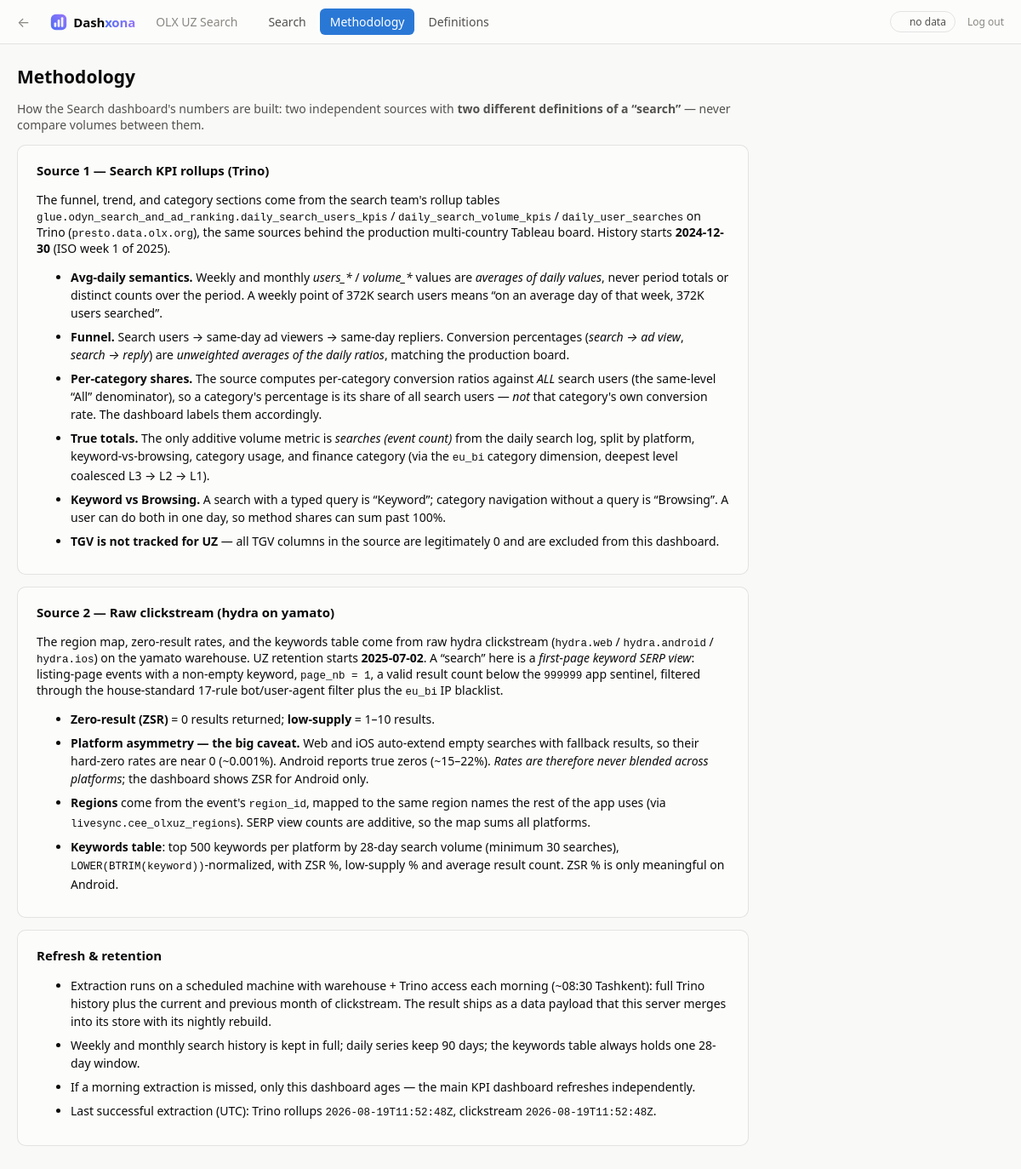
The app's page /search/methodology (signed in), older data.
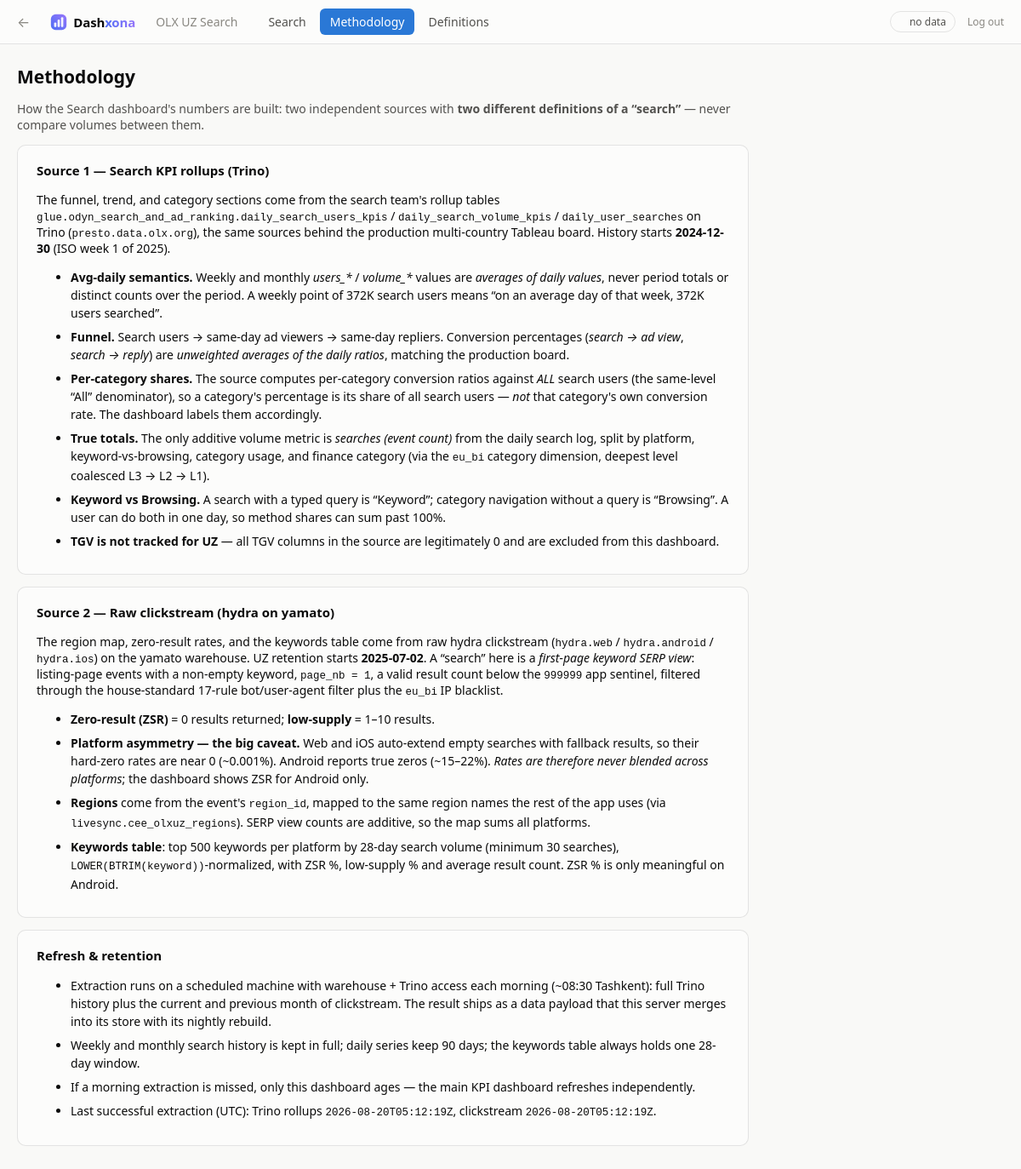
The same page, newer data.
### tables this page shows
CREATE TABLE meta (
  metric           TEXT PRIMARY KEY,
  status           TEXT NOT NULL,
  extracted_at_utc TEXT,
  latest_period    TEXT,
  rows             INTEGER,
  error            TEXT
);

### webapp/app.py (the view)
    @app.route("/search/methodology")
    def search_methodology():
        built, age_h, level = data.freshness() if data.available() else (None, None, "missing")
        m = data.meta() if data.available() else {}
        extracted = {k: (m.get(k) or {}).get("extracted_at_utc")
                     for k in ("search_trino", "search_hydra")}
        return render_template(
            "search_methodology.html", tabs=SEARCH_TABS,
            active="search_methodology", built_at=built, age_hours=age_h,
            freshness=level, dash_title=SEARCH_DASH_TITLE, extracted=extracted,
        )

### webapp/data.py (called while the page is built)
def _conn():
    conn = sqlite3.connect("file:%s?mode=ro" % SNAPSHOT_PATH, uri=True)
    conn.row_factory = sqlite3.Row
    return conn

def available():
    try:
        conn = _conn()
        conn.execute("SELECT 1 FROM snapshot_info LIMIT 1")
        conn.close()
        return True
    except sqlite3.Error:
        return False

def snapshot_info():
    with _conn() as conn:
        return {r["key"]: r["value"] for r in conn.execute("SELECT key, value FROM snapshot_info")}

def meta():
    with _conn() as conn:
        return {
            r["metric"]: dict(r)
            for r in conn.execute("SELECT * FROM meta ORDER BY metric")
        }

def freshness():
    info = snapshot_info()
    built = info.get("built_at_utc")
    if not built:
        return None, None, "missing"
    dt = datetime.strptime(built, "%Y-%m-%dT%H:%M:%SZ").replace(tzinfo=timezone.utc)
    age_h = (datetime.now(timezone.utc) - dt).total_seconds() / 3600.0
    level = "green" if age_h < 36 else ("amber" if age_h < 72 else "red")
    return built, round(age_h, 1), level

### webapp/templates/search_methodology.html
{% extends "base.html" %}
{% block content %}
<div class="method">
<h2 class="dict-title">Methodology</h2>
<p class="dict-intro">
  How the Search dashboard's numbers are built: two independent sources with
  <strong>two different definitions of a “search”</strong> — never compare
  volumes between them.
</p>
<section>
  <h3>Source 1 — Search KPI rollups (Trino)</h3>
  <p>
    The funnel, trend, and category sections come from the search team's
    rollup tables
    <code>glue.odyn_search_and_ad_ranking.daily_search_users_kpis</code> /
    <code>daily_search_volume_kpis</code> / <code>daily_user_searches</code>
    on Trino (<code>presto.data.olx.org</code>), the same sources behind the
    production multi-country Tableau board. History starts
    <strong>2024-12-30</strong> (ISO week 1 of 2025).
  </p>
  <ul>
    <li><strong>Avg-daily semantics.</strong> Weekly and monthly
      <em>users_*</em> / <em>volume_*</em> values are <em>averages of daily
      values</em>, never period totals or distinct counts over the period. A
      weekly point of 372K search users means “on an average day of that
      week, 372K users searched”.</li>
    <li><strong>Funnel.</strong> Search users → same-day ad viewers →
      same-day repliers. Conversion percentages
      (<em>search&nbsp;→&nbsp;ad&nbsp;view</em>,
      <em>search&nbsp;→&nbsp;reply</em>) are <em>unweighted averages of the
      daily ratios</em>, matching the production board.</li>
    <li><strong>Per-category shares.</strong> The source computes per-category
      conversion ratios against <em>ALL</em> search users (the same-level
      “All” denominator), so a category's percentage is its share of all
      search users — <em>not</em> that category's own conversion rate. The
      dashboard labels them accordingly.</li>
    <li><strong>True totals.</strong> The only additive volume metric is
      <em>searches (event count)</em> from the daily search log, split by
      platform, keyword-vs-browsing, category usage, and finance category
      (via the <code>eu_bi</code> category dimension, deepest level
      coalesced L3&nbsp;→&nbsp;L2&nbsp;→&nbsp;L1).</li>
    <li><strong>Keyword vs Browsing.</strong> A search with a typed query is
      “Keyword”; category navigation without a query is “Browsing”. A user
      can do both in one day, so method shares can sum past 100%.</li>
    <li><strong>TGV is not tracked for UZ</strong> — all TGV columns in the
      source are legitimately 0 and are excluded from this dashboard.</li>
  </ul>
</section>
<section>
  <h3>Source 2 — Raw clickstream (hydra on yamato)</h3>
  <p>
    The region map, zero-result rates, and the keywords table come from raw
    hydra clickstream (<code>hydra.web</code> / <code>hydra.android</code> /
    <code>hydra.ios</code>) on the yamato warehouse. UZ retention starts
    <strong>2025-07-02</strong>. A “search” here is a <em>first-page keyword
    SERP view</em>: listing-page events with a non-empty keyword,
    <code>page_nb&nbsp;=&nbsp;1</code>, a valid result count below the
    <code>999999</code> app sentinel, filtered through the house-standard
    17-rule bot/user-agent filter plus the <code>eu_bi</code> IP blacklist.
  </p>
  <ul>
    <li><strong>Zero-result (ZSR)</strong> = 0 results returned;
      <strong>low-supply</strong> = 1–10 results.</li>
    <li><strong>Platform asymmetry — the big caveat.</strong> Web and iOS
      auto-extend empty searches with fallback results, so their hard-zero
      rates are near 0 (~0.001%). Android reports true zeros (~15–22%).
      <em>Rates are therefore never blended across platforms</em>; the
      dashboard shows ZSR for Android only.</li>
    <li><strong>Regions</strong> come from the event's <code>region_id</code>,
      mapped to the same region names the rest of the app uses (via
      <code>livesync.cee_olxuz_regions</code>). SERP view counts are additive,
      so the map sums all platforms.</li>
    <li><strong>Keywords table</strong>: top 500 keywords per platform by
      28-day search volume (minimum 30 searches),
      <code>LOWER(BTRIM(keyword))</code>-normalized, with ZSR %, low-supply %
      and average result count. ZSR % is only meaningful on Android.</li>
  </ul>
</section>
<section>
  <h3>Refresh &amp; retention</h3>
  <ul>
    <li>Extraction runs on a scheduled machine with warehouse + Trino access
      each morning (~08:30 Tashkent): full Trino history plus the current and
      previous month of clickstream. The result ships as a data payload that
      this server merges into its store with its nightly rebuild.</li>
    <li>Weekly and monthly search history is kept in full; daily series keep
      90 days; the keywords table always holds one 28-day window.</li>
    <li>If a morning extraction is missed, only this dashboard ages — the
      main KPI dashboard refreshes independently.</li>
    <li>Last successful extraction (UTC):
      Trino rollups <code>{{ extracted.search_trino or "–" }}</code>,
      clickstream <code>{{ extracted.search_hydra or "–" }}</code>.</li>
  </ul>
</section>
</div>
{% endblock %}

### webapp/templates/base.html (shortened to what this page needs)
<!doctype html>
<html lang="en">
<head>
<link rel="stylesheet" href="{{ url_for('static', filename='style.css') }}">
</head>
<body>
<header class="topbar">
  <a class="back" href="/" title="All dashboards">←</a>
  <span class="brand">
    <span class="wordmark">Dash<span class="x">xona</span></span>
  </span>
  <span class="dash-title">{{ dash_title or "OLX UZ KPI dashboard" }}</span>
  <nav class="tabs">
    {% for tab_id, path, label in tabs %}
    <a href="{{ path }}{% if filter_qs is defined and filter_qs and tab_id != 'dictionary' %}{{ filter_qs }}{% endif %}"
       class="tab {{ 'active' if tab_id == active }}">{{ label }}</a>
    {% endfor %}
  </nav>
  <div class="topbar-right">
    {% if freshness %}
    <span class="fresh fresh-{{ freshness }}" title="Snapshot built {{ built_at }} UTC">
      {% if age_hours is not none %}data {{ age_hours }}h old{% else %}no data{% endif %}
    </span>
    {% endif %}
    <a class="logout" href="{{ url_for('logout') }}">Log out</a>
  </div>
</header>
<main>
{% block content %}{% endblock %}
</main>
</body>
</html>

### webapp/static/style.css (style rules this page uses)
:root { color-scheme: light; --page: #f9f9f7; --surface: #fcfcfb; --ink: #0b0b0b; --ink-2: #52514e; --muted: #898781; --grid: #e1e0d9; --baseline: #c3c2b7; --border: rgba(11, 11, 11, 0.10); --good: #006300; --bad: #d03b3b; --accent: #2a78d6; --series-1: #2a78d6; --series-2: #eb6834; --series-3: #1baf7a; --series-4: #eda100; --series-5: #e87ba4; --series-6: #008300; --series-7: #4a3aa7; --series-8: #e34948; --spark: #c3c2b7; --diverge-neg: #e34948; --fresh-green: #0ca30c; --fresh-amber: #fab219; --fresh-red: #d03b3b; }
* { box-sizing: border-box; }
body { margin: 0; background: var(--page); color: var(--ink); font-family: system-ui, -apple-system, "Segoe UI", sans-serif; font-size: 14px; }
.topbar { display: flex; align-items: center; gap: 24px; padding: 10px 20px; background: var(--surface); border-bottom: 1px solid var(--border); position: sticky; top: 0; z-index: 10; flex-wrap: wrap; }
.topbar .back { font-size: 16px; text-decoration: none; color: var(--muted); }
.brand { display: flex; align-items: center; gap: 7px; font-weight: 800; font-size: 15px; letter-spacing: -.01em; white-space: nowrap; }
.brand svg { display: block; }
.brand .x { background: linear-gradient(100deg, #4c6ef5, #9775fa); -webkit-background-clip: text; background-clip: text; color: transparent; }
.dash-title { color: var(--muted); white-space: nowrap; overflow: hidden; text-overflow: ellipsis; max-width: 22ch; }
.tabs { display: flex; gap: 4px; flex-wrap: wrap; }
.tab { padding: 6px 12px; border-radius: 6px; color: var(--ink-2); text-decoration: none; }
.tab.active { background: var(--accent); color: #fff; }
.topbar-right { margin-left: auto; display: flex; align-items: center; gap: 14px; }
.fresh { font-size: 12px; color: var(--ink-2); padding: 3px 10px 3px 22px; border: 1px solid var(--border); border-radius: 999px; position: relative; }
.fresh::before { content: ""; position: absolute; left: 9px; top: 50%; transform: translateY(-50%); width: 8px; height: 8px; border-radius: 50%; }
.logout { color: var(--muted); font-size: 12px; text-decoration: none; }
main { max-width: 1280px; margin: 0 auto; padding: 20px; }
.dict-title { margin: 4px 0 6px; }
.dict-intro { color: var(--ink-2); max-width: 860px; }
.method { max-width: 860px; }
.method section { background: var(--surface); border: 1px solid var(--border); border-radius: 10px; padding: 4px 22px 14px; margin-bottom: 14px; }
.method h3 { font-size: 15px; }
.method li { margin-bottom: 7px; line-height: 1.5; }
.method code { font-size: 12.5px; }

Row changes from the older to the newer data that the page shows:
changed meta (number 1 of 2 on the later page): extracted_at_utc "2026-08-19T11:52:48Z" → "2026-08-20T05:12:19Z"
changed meta (number 2 of 2 on the later page): extracted_at_utc "2026-08-19T11:52:48Z" → "2026-08-20T05:12:19Z"
